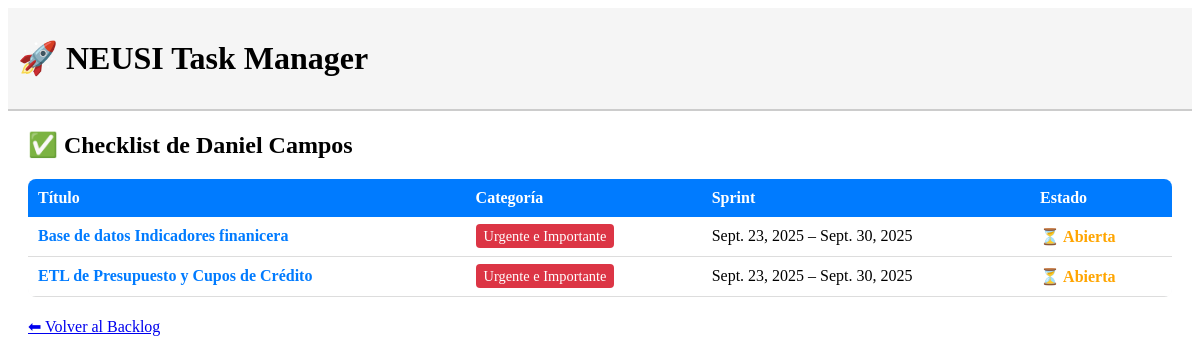
/checklist/63/ (signed in), run on an earlier commit of the app's database.
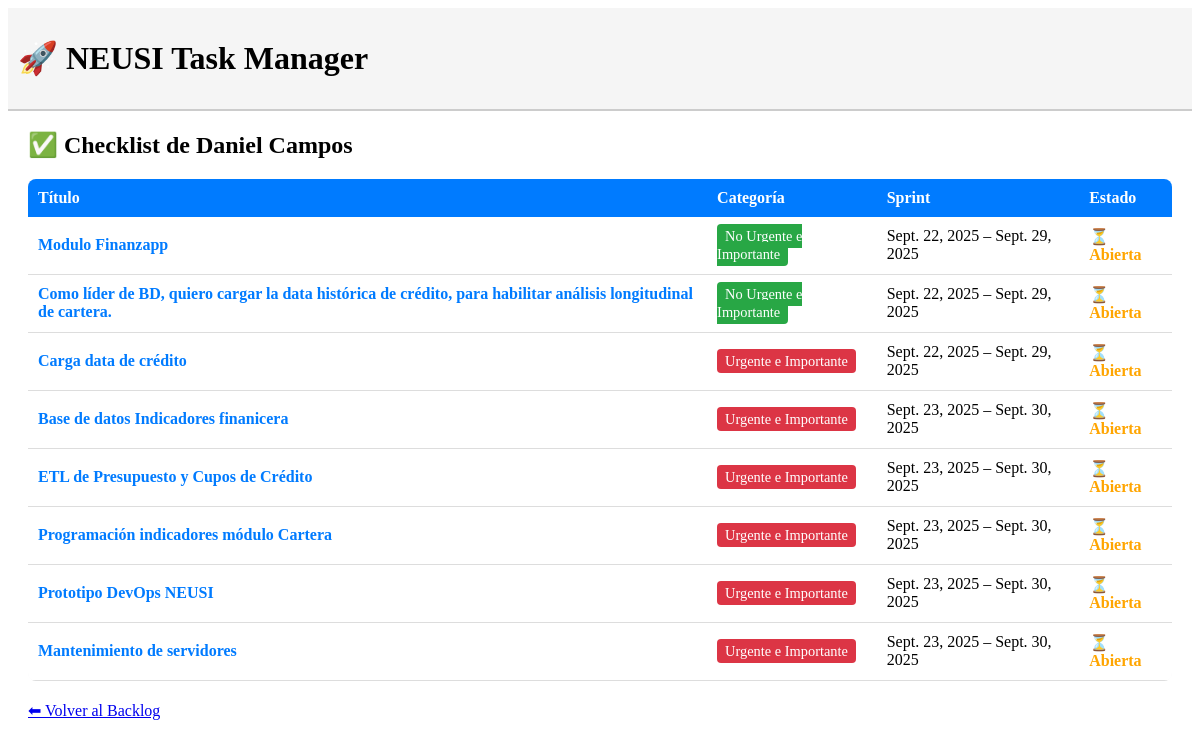
And on a later commit of the database.
### backlog/models.py (models this page shows, shortened)
class Tarea(models.Model):
    MATRIZ_CHOICES = [
        ("UI", "Urgente e Importante"),
        ("NUI", "No Urgente e Importante"),
        ("UNI", "Urgente y No Importante"),
        ("NUNI", "No Urgente y No Importante"),
    ]
    ESTADO_CHOICES = [
        ("NUEVO", "Nuevo"),
        ("APROBADO", "Aprobado"),
        ("EN_PROGRESO", "En Progreso"),
        ("COMPLETADO", "Completado"),
        ("BLOQUEADO", "Bloqueado"),
    ]
    titulo = models.CharField(max_length=200)
    descripcion = models.TextField(blank=True)
    criterios_aceptacion = models.TextField(
        blank=True,
        help_text="Criterios que deben cumplirse para cerrar esta tarea"
    )
    categoria = models.CharField(max_length=4, choices=MATRIZ_CHOICES)
    estado = models.CharField(
        max_length=20,
        choices=ESTADO_CHOICES,
        default="NUEVO",
        help_text="Estado actual de la tarea en el workflow"
    )
    asignado_a = models.ForeignKey(
        Integrante,
        on_delete=models.SET_NULL,
        null=True,
        blank=True,
        related_name="tareas_asignadas"
    )
    sprint = models.ForeignKey(Sprint, on_delete=models.CASCADE)
    completada = models.BooleanField(default=False)
    fecha_cierre = models.DateTimeField(null=True, blank=True)
    informe_cierre = models.FileField(
        upload_to="informes_cierre/",
        blank=True,
        null=True,
        help_text="Archivo requerido para cerrar la tarea"
    )

class Sprint(models.Model):
    nombre = models.CharField(max_length=50, default="Sprint")
    inicio = models.DateField()
    fin = models.DateField()

### backlog/views.py (the view)
# urls.py: path("checklist/<int:integrante_id>/", views.checklist_view, name="checklist"),
@login_required
def checklist_view(request, integrante_id):
    integrante = get_object_or_404(Integrante, id=integrante_id)
    try:
        usuario_integrante = request.user.integrante
        tiene_permisos_admin = usuario_integrante.puede_crear_tareas()
    except AttributeError:
        tiene_permisos_admin = False
        usuario_integrante = None
    if not tiene_permisos_admin and integrante != usuario_integrante:
        messages.error(request, "❌ No puedes ver el checklist de otro integrante.")
        return redirect("backlog_lista")
    tareas = Tarea.objects.filter(
        asignado_a=integrante,
        completada=False
    ).select_related("sprint").order_by("sprint__inicio", "categoria")
    return render(request, "backlog/checklist.html", {
        "integrante": integrante,
        "tareas": tareas,
    })

### backlog/models.py (called while the page is built)
    def puede_crear_tareas(self):
        permisos = self.ROL_PERMISOS.get(self.rol, [])
        return "crear_tareas" in permisos

### backlog/templates/backlog/checklist.html (shortened to what this page needs)
{% extends "base.html" %}
{% block content %}
<div style="margin: 20px;">
    <h2>✅ Checklist de {{ integrante.user.get_full_name|default:integrante.user.username }}</h2>
    {% if tareas %}
        <table style="width: 100%; border-collapse: collapse; margin-top: 15px; background: #f8f9fa; border-radius: 8px; overflow: hidden;">
            <thead style="background: #007bff; color: white;">
                <tr>
                    <th style="padding: 10px; text-align: left;">Título</th>
                    <th style="padding: 10px; text-align: left;">Categoría</th>
                    <th style="padding: 10px; text-align: left;">Sprint</th>
                    <th style="padding: 10px; text-align: left;">Estado</th>
                </tr>
            </thead>
            <tbody>
                {% for tarea in tareas %}
                <tr style="border-bottom: 1px solid #ddd; background: white;">
                    <td style="padding: 10px;">
                        <a href="{% url 'detalle_tarea' tarea.id %}" style="text-decoration: none; color: #007bff; font-weight: bold;">
                            {{ tarea.titulo }}
                        </a>
                    </td>
                    <td style="padding: 10px;">
                        <span class="badge
                            {% if tarea.categoria == 'UI' %}badge-ui
                            {% elif tarea.categoria == 'NUI' %}badge-nui
                            {% elif tarea.categoria == 'UNI' %}badge-uni
                            {% else %}badge-nuni{% endif %}">
                            {{ tarea.get_categoria_display }}
                        </span>
                    </td>
                    <td style="padding: 10px;">
                        {{ tarea.sprint.inicio }} – {{ tarea.sprint.fin }}
                    </td>
                    <td style="padding: 10px;">
                        {% if tarea.completada %}
                            <span style="color: green; font-weight: bold;">✔ Cerrada</span>
                        {% else %}
                            <span style="color: orange; font-weight: bold;">⏳ Abierta</span>
                        {% endif %}
                    </td>
                </tr>
                {% endfor %}
            </tbody>
        </table>
    {% else %}
        <p style="margin-top: 15px; color: #666; font-style: italic;">
            No tienes tareas asignadas en este sprint.
        </p>
    {% endif %}
    <div style="margin-top: 20px;">
        <a href="{% url 'backlog_lista' %}" class="btn btn-secondary">⬅ Volver al Backlog</a>
    </div>
</div>
{% endblock %}

What changed in the data, as far as the page shows it:
added Tarea: titulo "Modulo Finanzapp", categoria "No Urgente e Importante", sprint.inicio "Sept. 22, 2025", sprint.fin "Sept. 29, 2025", completada "⏳ Abierta"
added Tarea: titulo "Como líder de BD, quiero cargar la data histórica de crédito, para habilitar análisis longitudinal de cartera.", categoria "No Urgente e Importante", sprint.inicio "Sept. 22, 2025", sprint.fin "Sept. 29, 2025", completada "⏳ Abierta"
added Tarea: titulo "Carga data de crédito", categoria "Urgente e Importante", sprint.inicio "Sept. 22, 2025", sprint.fin "Sept. 29, 2025", completada "⏳ Abierta"
added Tarea: titulo "Programación indicadores módulo Cartera", categoria "Urgente e Importante", sprint.inicio "Sept. 23, 2025", sprint.fin "Sept. 30, 2025", completada "⏳ Abierta"
added Tarea: titulo "Prototipo DevOps NEUSI", categoria "Urgente e Importante", sprint.inicio "Sept. 23, 2025", sprint.fin "Sept. 30, 2025", completada "⏳ Abierta"
added Tarea: titulo "Mantenimiento de servidores", categoria "Urgente e Importante", sprint.inicio "Sept. 23, 2025", sprint.fin "Sept. 30, 2025", completada "⏳ Abierta"
